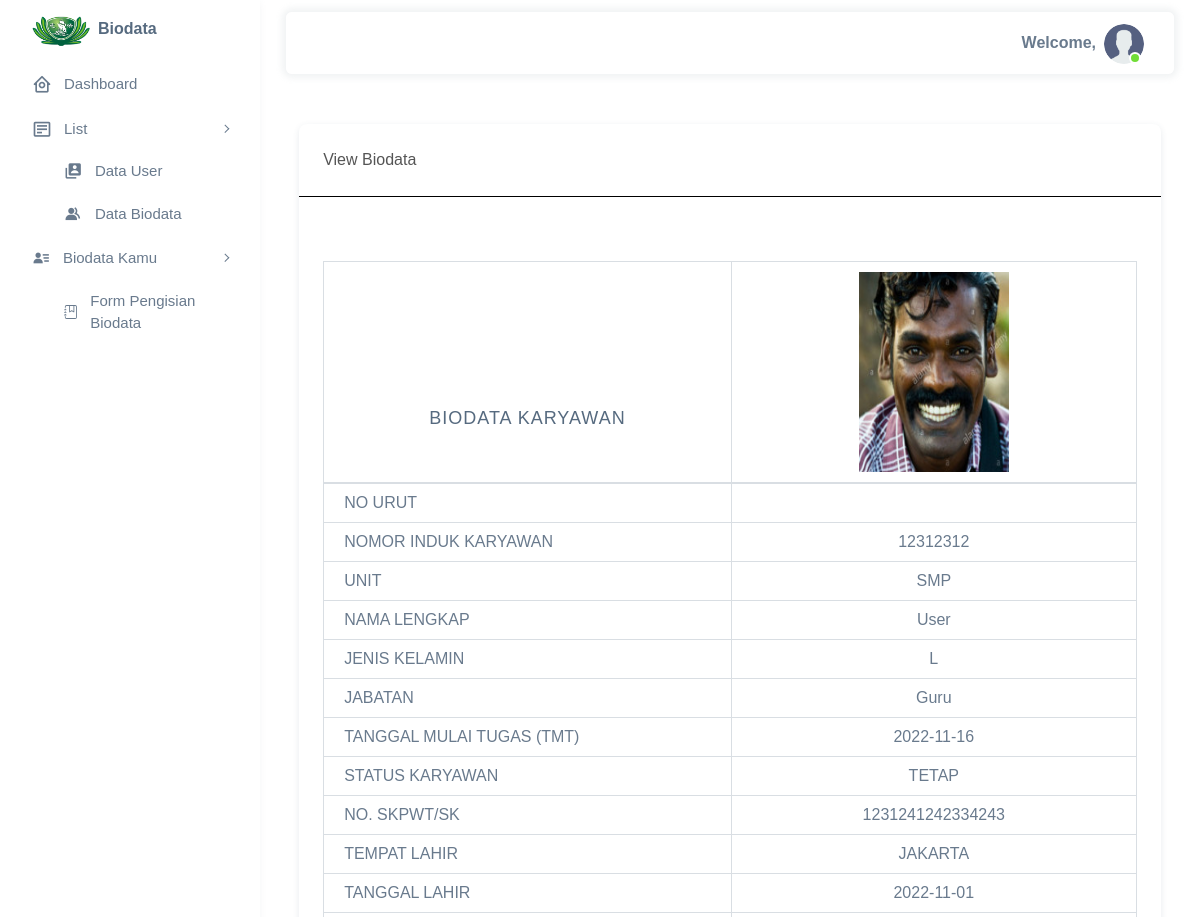
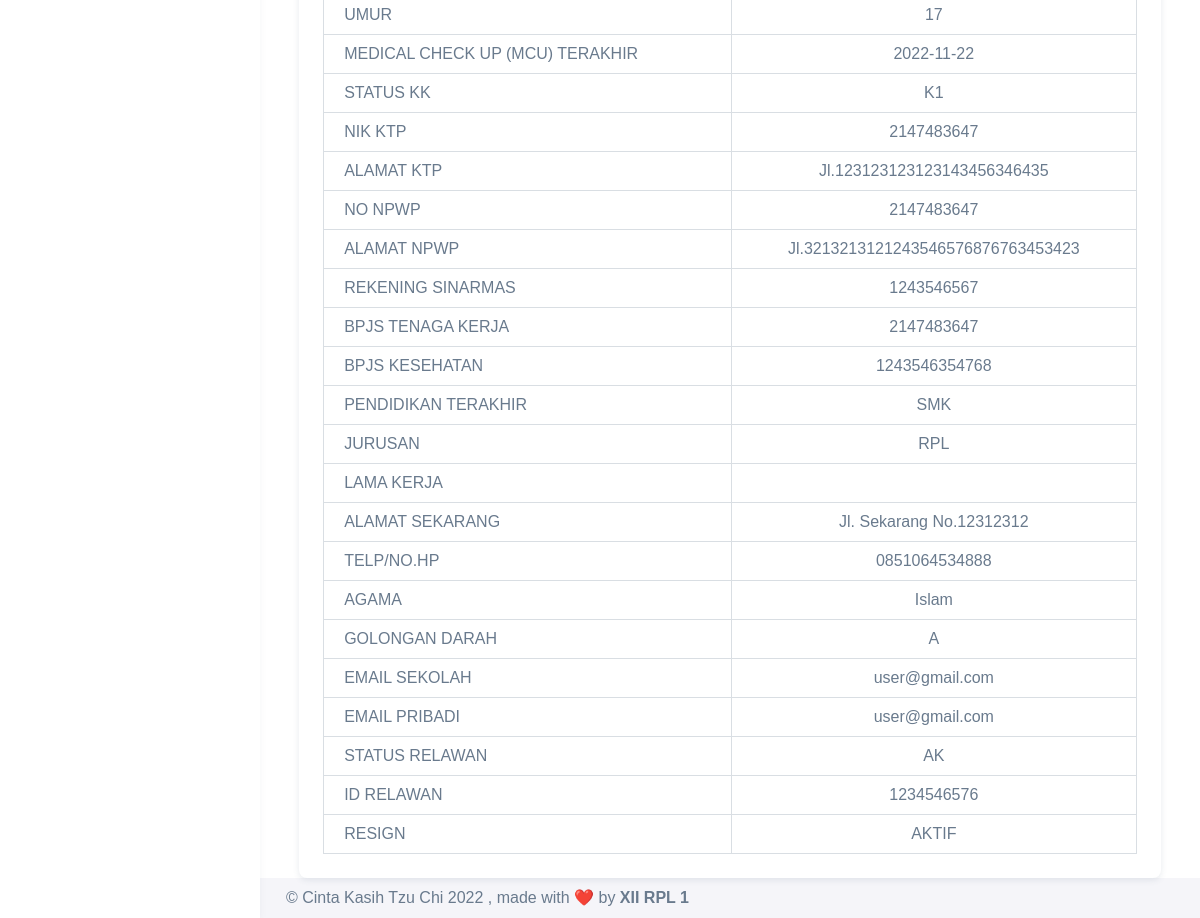
Screenshot of /frontend/biodata/view.php?id=2 with the database file from the repository (2 pictures, top to bottom).
### tables this page shows
CREATE TABLE `biodata` (
  `id` int(11) NOT NULL,
  `nomor_induk_karyawan` varchar(8) NOT NULL,
  `unit` varchar(3) NOT NULL,
  `nama_lengkap` varchar(50) NOT NULL,
  `jenis_kelamin` enum('L','P') NOT NULL,
  `jabatan` varchar(20) NOT NULL,
  `tanggal_mulai_tugas` date NOT NULL,
  `status_karyawan` varchar(10) NOT NULL,
  `skpwt/sk` varchar(25) NOT NULL,
  `tempat_lahir` varchar(20) NOT NULL,
  `tanggal_lahir` date NOT NULL,
  `umur` int(3) NOT NULL,
  `medical_check_up` date NOT NULL,
  `status_kk` varchar(3) NOT NULL,
  `nik_ktp` int(16) NOT NULL,
  `alamat_ktp` text NOT NULL,
  `no_npwp` int(16) NOT NULL,
  `alamat_npwp` text NOT NULL,
  `rekening_sinarmas` varchar(10) NOT NULL,
  `bpjs_tenaga_kerja` int(11) NOT NULL,
  `bpjs_kesehatan` varchar(13) NOT NULL,
  `pendidikan_terakhir` varchar(5) NOT NULL,
  `jurusan` varchar(25) NOT NULL,
  `alamat_sekarang` varchar(25) NOT NULL,
  `nohp` varchar(13) NOT NULL,
  `agama` varchar(13) NOT NULL,
  `golongan_darah` varchar(3) NOT NULL,
  `email_sekolah` varchar(50) NOT NULL,
  `email_pribadi` varchar(50) NOT NULL,
  `status_relawan` varchar(10) NOT NULL,
  `id_relawan` varchar(10) NOT NULL,
  `resign` enum('AKTIF','MATI','RESIGN') NOT NULL,
  `gambar` varchar(50) NOT NULL
);

### frontend/biodata/view.php (the view, shortened to what this page needs)
<?php
include "../header.php";
if(isset($_GET['id'])){
    $id = $_GET['id'];
$query = mysqli_query($db, "SELECT * FROM biodata WHERE id=$id");
while($row = mysqli_fetch_array($query)){
?>
<div class="content-wrapper">
    <div class="row justify-content-center">
        <div class="col-md-11">
            <div class="card" style="margin-top:50px;">
                <div class="card-header" style="border-bottom:black solid 1px;">View Biodata<br>
                </div>
                <div class="card-body" style="margin-top:1em;">
                    <div class="table-responsive" style="margin-top:3em;">
                        <table class="table table-bordered">
                            <thead>
                                <tr>
                                    <th><h1 style="text-align:center; padding-bottom:1.5em;">BIODATA KARYAWAN</h1></th>
                                    <th><center><img src="../../assets/images/img/<?= $row['gambar'] ?>" alt="Gambar Profil" width=150em height=200em></center></th>
                                </tr>
                            </thead>
                            <tbody>
                                <tr>
                                    <td>NO URUT</td><td style="text-align:center;"><?= $row['no_urut'] ?></td></tr>
                                    <td>NOMOR INDUK KARYAWAN</td><td style="text-align:center;"><?= $row['nomor_induk_karyawan'] ?></td></tr>
                                    <td>UNIT</td><td style="text-align:center;"><?= $row['unit'] ?></td></tr>
                                    <td>NAMA LENGKAP</td><td style="text-align:center;"><?= $row['nama_lengkap'] ?></td></tr>
                                    <td>JENIS KELAMIN</td><td style="text-align:center;"><?= $row['jenis_kelamin'] ?></td></tr>
                                    <td>JABATAN</td><td style="text-align:center;"><?= $row['jabatan'] ?></td></tr>
                                    <td>TANGGAL MULAI TUGAS (TMT)</td><td style="text-align:center;"><?= $row['tanggal_mulai_tugas'] ?></td></tr>
                                    <td>STATUS KARYAWAN</td><td style="text-align:center;"><?= $row['status_karyawan'] ?></td></tr>
                                    <td>NO. SKPWT/SK</td><td style="text-align:center;"><?= $row['skpwt/sk'] ?></td></tr>
                                    <td>TEMPAT LAHIR</td><td style="text-align:center;"><?= $row['tempat_lahir'] ?></td></tr>
                                    <td>TANGGAL LAHIR</td><td style="text-align:center;"><?= $row['tanggal_lahir'] ?></td></tr>
                                    <td>UMUR</td><td style="text-align:center;"><?= $row['umur'] ?></td></tr>
                                    <td>MEDICAL CHECK UP (MCU) TERAKHIR</td><td style="text-align:center;"><?= $row['medical_check_up'] ?></td></tr>
                                    <td>STATUS KK</td><td style="text-align:center;"><?= $row['status_kk'] ?></td></tr>
                                    <td>NIK KTP</td><td style="text-align:center;"><?= $row['nik_ktp'] ?></td></tr>
                                    <td>ALAMAT KTP</td><td style="text-align:center;"><?= $row['alamat_ktp'] ?></td></tr>
                                    <td>NO NPWP</td><td style="text-align:center;"><?= $row['no_npwp'] ?></td></tr>
                                    <td>ALAMAT NPWP</td><td style="text-align:center;"><?= $row['alamat_npwp'] ?></td></tr>
                                    <td>REKENING SINARMAS</td><td style="text-align:center;"><?= $row['rekening_sinarmas'] ?></td></tr>
                                    <td>BPJS TENAGA KERJA</td><td style="text-align:center;"><?= $row['bpjs_tenaga_kerja'] ?></td></tr>
                                    <td>BPJS KESEHATAN</td><td style="text-align:center;"><?= $row['bpjs_kesehatan'] ?></td></tr>
                                    <td>PENDIDIKAN TERAKHIR</td><td style="text-align:center;"><?= $row['pendidikan_terakhir'] ?></td></tr>
                                    <td>JURUSAN</td><td style="text-align:center;"><?= $row['jurusan'] ?></td></tr>
                                    <td>LAMA KERJA</td><td style="text-align:center;"><?= $row['lama_kerja'] ?></td></tr>
                                    <td>ALAMAT SEKARANG</td><td style="text-align:center;"><?= $row['alamat_sekarang'] ?></td></tr>
                                    <td>TELP/NO.HP</td><td style="text-align:center;"><?= $row['nohp'] ?></td></tr>
                                    <td>AGAMA</td><td style="text-align:center;"><?= $row['agama'] ?></td></tr>
                                    <td>GOLONGAN DARAH</td><td style="text-align:center;"><?= $row['golongan_darah'] ?></td></tr>
                                    <td>EMAIL SEKOLAH</td><td style="text-align:center;"><?= $row['email_sekolah'] ?></td></tr>
                                    <td>EMAIL PRIBADI</td><td style="text-align:center;"><?= $row['email_pribadi'] ?></td></tr>
                                    <td>STATUS RELAWAN</td><td style="text-align:center;"><?= $row['status_relawan'] ?></td></tr>
                                    <td>ID RELAWAN</td><td style="text-align:center;"><?= $row['id_relawan'] ?></td></tr>
                                    <td>RESIGN</td><td style="text-align:center;"><?= $row['resign'] ?></td></tr>
                            </tbody>
                        </table>
                    </div>
                </div>
            </div>
        </div>
    </div>
    <?php
}
}
  include '../footer.php';
  ?>

### rows the page displays
biodata: gambar (picture), nomor_induk_karyawan "12312312", unit "SMP", nama_lengkap "User", jenis_kelamin "L", jabatan "Guru", tanggal_mulai_tugas "2022-11-16", status_karyawan "TETAP", value "1231241242334243", tempat_lahir "JAKARTA", tanggal_lahir "2022-11-01", umur "17", medical_check_up "2022-11-22", status_kk "K1", nik_ktp "2147483647", alamat_ktp "Jl.123123123123143456346435", no_npwp "2147483647", alamat_npwp "Jl.3213213121243546576876763453423", rekening_sinarmas "1243546567", bpjs_tenaga_kerja "2147483647", bpjs_kesehatan "1243546354768", pendidikan_terakhir "SMK", jurusan "RPL", alamat_sekarang "Jl. Sekarang No.12312312", nohp "0851064534888", agama "Islam", golongan_darah "A", email_sekolah "user@gmail.com", email_pribadi "user@gmail.com", status_relawan "AK", id_relawan "1234546576", resign "AKTIF"
